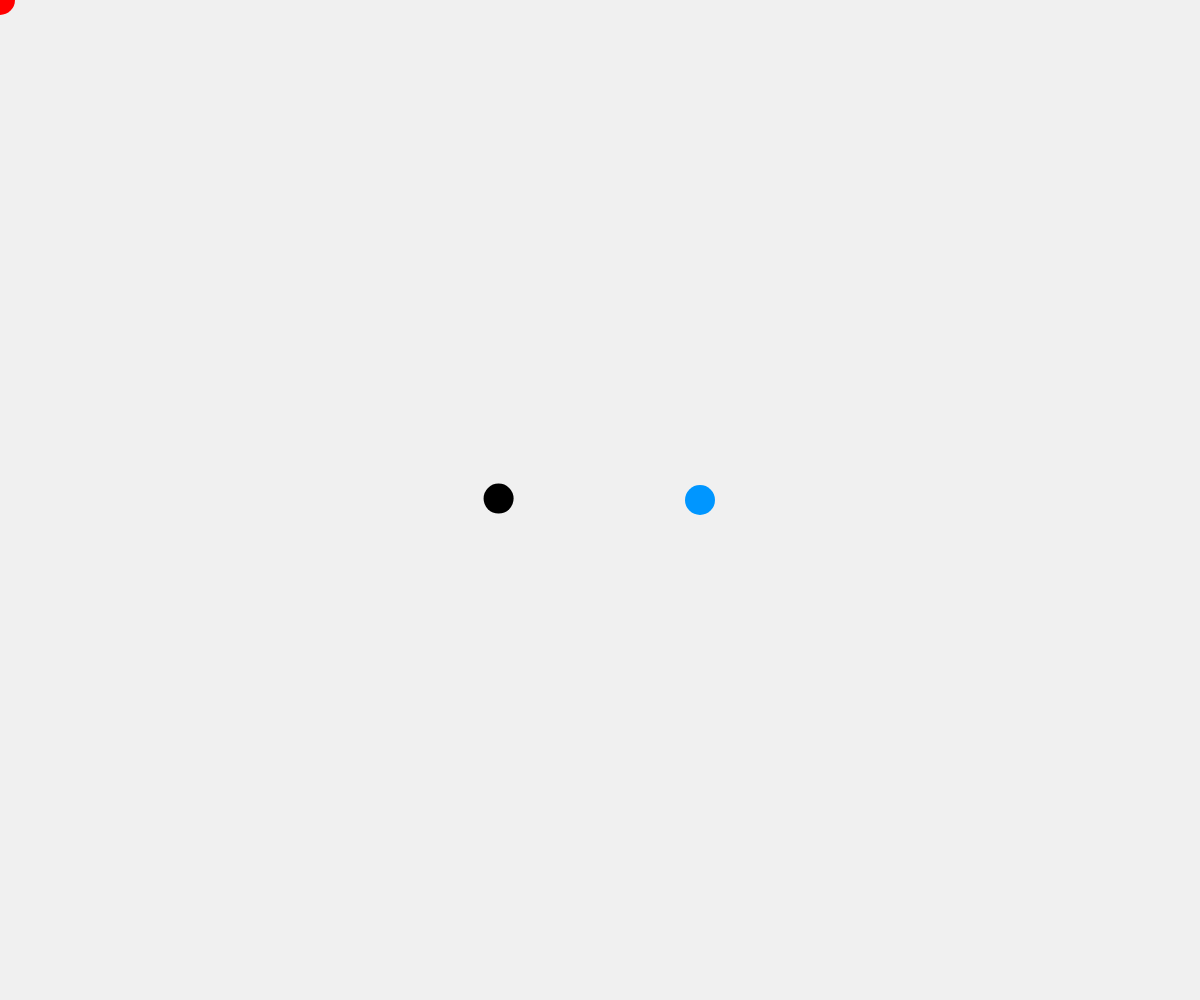
Frame 1 (no input)
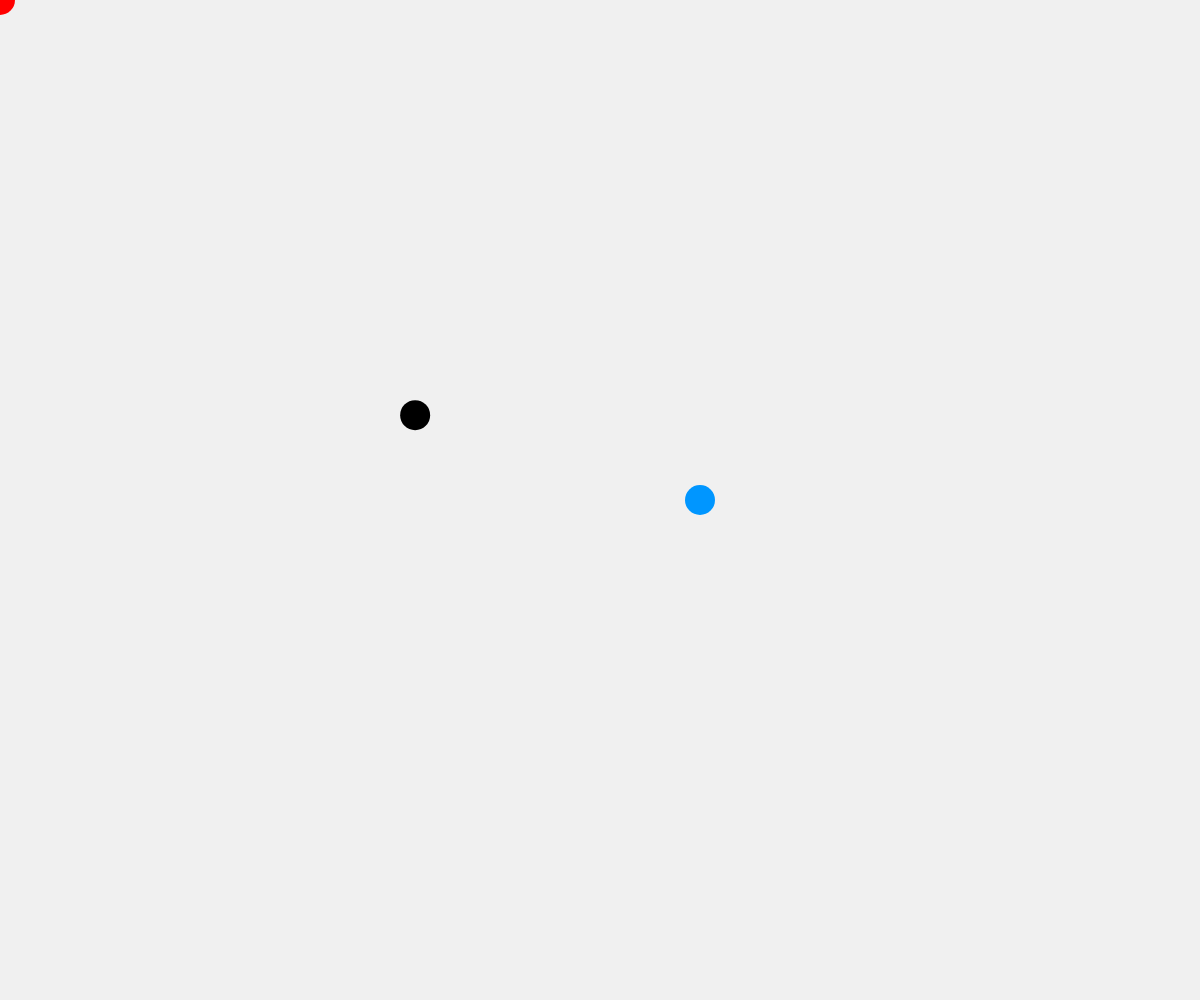
Frame 60 (no input)
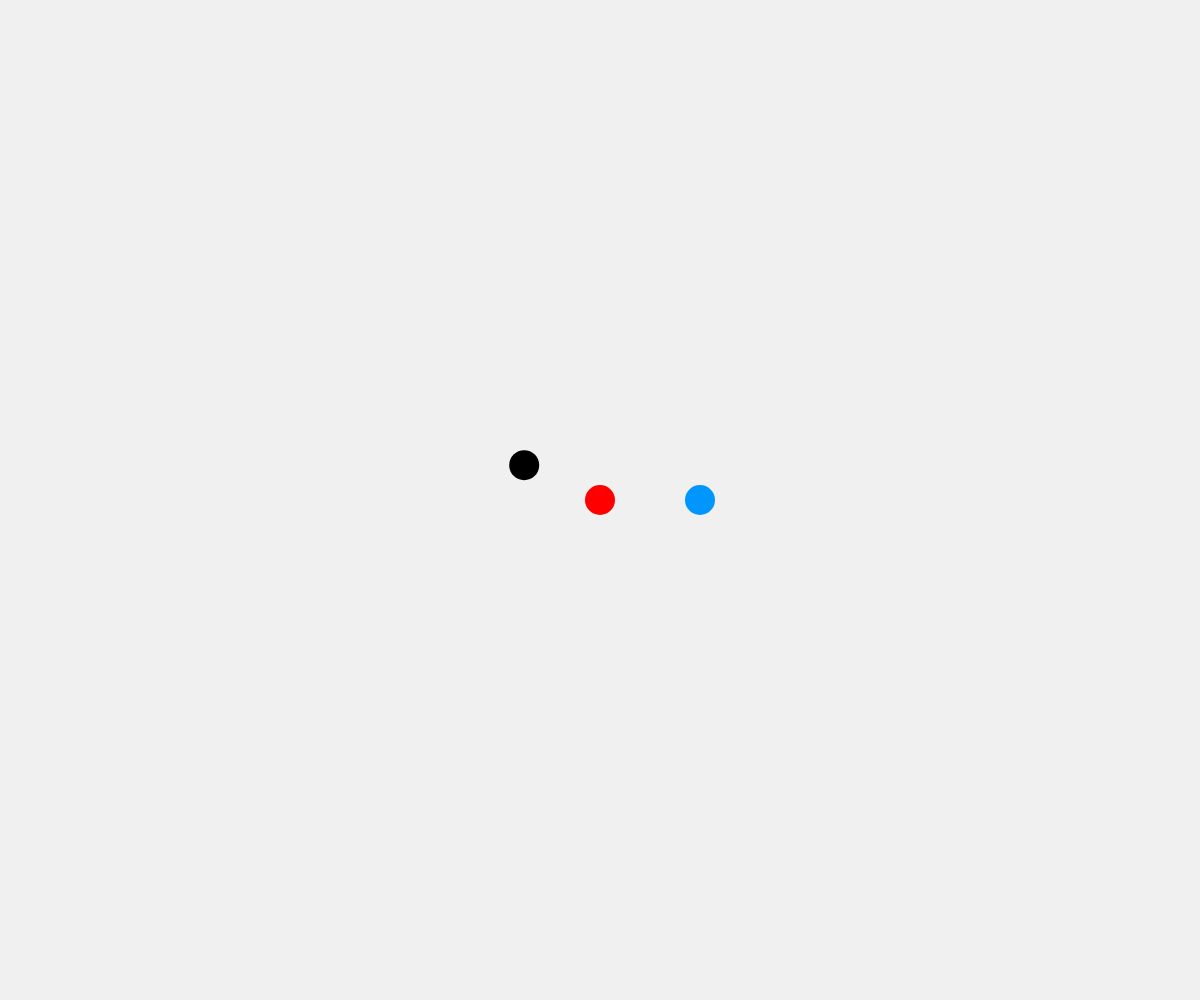
Frame 120 (the mouse pressed at the canvas centre since frame 60)

The p5.js sketch that drew these frames (run headless with seeded random() and noise() and a simulated clock; from frame 60 on, the mouse is pressed at the canvas centre):

// p5.js sketch
// ── sketch.js
/*
CHASE AND FLEE
Jeff Thompson | 2015/17/21 | www.jeffreythompson.org

While there is a ton of really cool work on games and AI, 
the tech is really complicated and mathy. This example shows 
a VERY basic chase and flee behavior. 

The p5.js vector object simplifies a lot of this math for us.
We can calculate the direction an entity should move towards
another by subtracting their positions, calculate the distance
between two vectors, and even use those values to move an
entity in a particular direction!

For more ideas, see Valentino Braitenberg's "vehicles", which
do things like seek light and hide from each other:
http://en.wikipedia.org/wiki/Braitenberg_vehicle

SEE ALSO
+ https://gamedevelopment.tutsplus.com/series/understanding-
  steering-behaviors--gamedev-12732
+ https://www.gamasutra.com/blogs/JuanBelonPerez/20140724/221421/
  Introduction_to_Steering_Behaviours.php
+ https://natureofcode.com/book/chapter-6-autonomous-agents

CHALLENGES
1. Our chase ball bounces around when it hits you. Can you stop
   that behavior by checking if it's position is within the
   player's circle, and not updating if that's true?
2. Can you make the chase ball turn to face the player? Use a shape
   like a triangle and vector's angleBetween() function. Hint:
   you'll need to use push/pop() too.
3. Can you make the fleeing ball move faster or slower the close
   we get to it?

*/

let chaseSpeed = 2.0;     // speed to chase
let fleeSpeed =  0.5;     // try changing and see what happens

let player, chase, flee;  // position of the 3 elements


function setup() {
  createCanvas(windowWidth, windowHeight);
  noCursor();

  // set initial positions onscreen (x and y)
  player = createVector(0, 0);
  chase =  createVector(width/2 - 100, height/2);
  flee =   createVector(width/2 + 100, height/2);
}


function draw() {
  background(240);

  // player, which follows our cursor
  player.x = mouseX;
  player.y = mouseY;
  fill(255, 0, 0);
  noStroke();
  ellipse(player.x, player.y, 30, 30);

  // now for the AI!
  
  // the chasing ball checks which direction
  // the player is in, then moves incrementally
  // that direction
  let dir = p5.Vector.sub(player, chase);  // easy!
  dir.normalize();                         // set to range of 0-1
  dir.mult(chaseSpeed);                    // scale by the speed
  chase.add(dir);                          // add the direction to the chaser's position
  fill(0);
  ellipse(chase.x, chase.y, 30, 30);
  
  // flee is basically like chase, except we subtract
  // the direction instead of add!
  // here we also only flee if the player is within
  // 100px, which gives a more natural interaction
  let distBetween = player.dist(flee);  // how far apart are we?
  if (distBetween < 100) {              // if closer than 100px, flee!
    dir = p5.Vector.sub(player, flee);  // same as chase above...
    dir.normalize();
    dir.mult(fleeSpeed);
    flee.sub(dir);                      // ...except subtract instead of add
  }
  fill(0,150,255);
  ellipse(flee.x, flee.y, 30,30);
}
